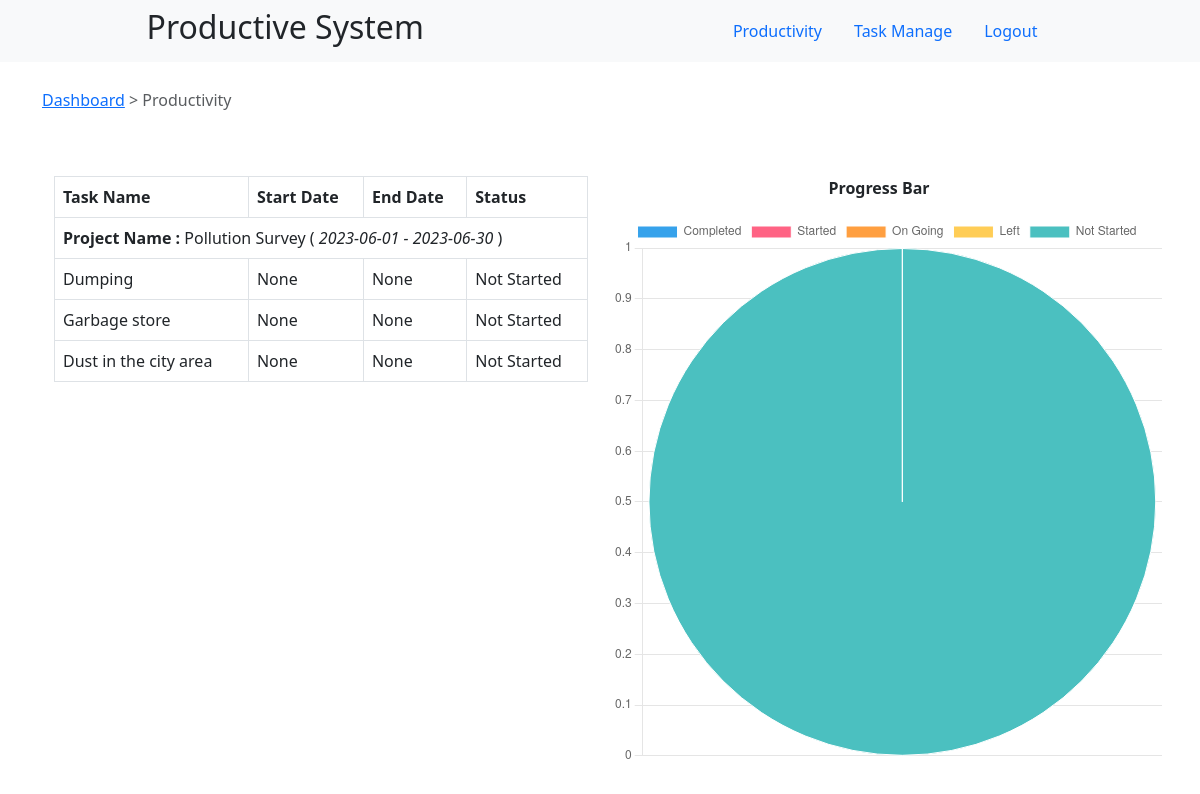
The page /dashboard/productivity/ (signed in) on the database its author committed.
### src/database/project.py (models this page shows, shortened)
class Project(db.Model):
    id              = db.Column(db.Integer, primary_key=True)
    project_name    = db.Column(db.String(120), nullable=False)
    short_desc      = db.Column(db.Text, nullable=True)
    start_date      = db.Column(db.String(40), nullable=True)
    end_date        = db.Column(db.String(40), nullable=True)
    status          = db.Column(db.Integer, default=0)
    task            = db.relationship(Task, backref="project")

### src/database/task.py (models this page shows, shortened)
class Task(db.Model):
    id              = db.Column(db.Integer, primary_key=True)
    user_id         = db.Column(db.Integer, db.ForeignKey('user.id'))
    project_id      = db.Column(db.Integer, db.ForeignKey('project.id'))
    task_name       = db.Column(db.String(120), nullable=False)
    short_desc      = db.Column(db.Text, nullable=True)
    start_date_time = db.Column(db.String, nullable=True)
    end_date_time   = db.Column(db.String, nullable=True)
    status          = db.Column(db.Integer, default=0)

### src/controllers/user_productivity_controller.py (the view)
    @app.route(url_prefix + '/productivity/')
    def productivity_detail():
        return view()

### src/controllers/user_productivity_controller.py (called while the page is built)
def productivity_page():
    @app.route(url_prefix + '/productivity/')
    def productivity_detail():
        return view()

### src/templates/productivity.html (shortened to what this page needs)
{%extends "layout.html"%}
{%block content%}
<div class="btn-group">
    <a href="{{ url_for('productivity_detail') }}">Dashboard </a> &nbsp;
    <span class="text-muted"> > Productivity</span>
</div>
<div class="container mt-5">
    <div class="row">
        <div class="col-12">
        </div>
        <div class="col-6">
            <table class="table table-bordered">
                <tr>
                    <th>Task Name</th>
                    <th>Start Date</th>
                    <th>End Date</th>
                    <th>Status</th>
                </tr>
                {% if (data|length) == 0 %}
                    <tr>
                        <td colspan="4" class="text-center">No Data Found</td>
                    </tr>
                {% else %}
                    {% for project in projects %}
                        <tr>
                            <td colspan="4">
                                <b>Project Name : </b>{{ project['project_name'] }} ( <i>{{ project['start_date'] }} - {{ project['end_date'] }}</i> )
                            </td>
                        </tr>
                        {% for r in data %}
                            {% if r['user_id'] == session['user_id'] %}
                                {% if project['id'] == r['project_id'] %}
                                    <tr>
                                        <td>{{ r['task_name'] }}</td>
                                        <td>{{ r['start_date_time'] }}</td>
                                        <td>{{ r['end_date_time'] }}</td>
                                        <td>
                                            {% if r['status'] == 0 %}
                                                Not Started
                                            {% elif r['status'] == 1 %}
                                                Started
                                            {% elif r['status'] == 2 %}
                                                On Going
                                            {% elif r['status'] == 3 %}
                                                Completed
                                            {% else %}
                                                Left
                                            {% endif %}
                                        </td>
                                    </tr>
                                {% endif %}
                            {% endif %}
                        {% endfor %}
                    {% endfor %}
                {% endif %}
            </table>
        </div>
        <div class="col-6">
            <p class="text-center"><b>Progress Bar</b></p>
            <canvas id="completed_incompleted" width="550px" height="300px"></canvas>
        </div>
    </div>
</div>
<script>
    const ctx = document.getElementById('completed_incompleted');
    let json_data = JSON.parse( {{ testObj | tojson }} );
    // alert([json_data]);
    new Chart(ctx, {
        type: 'pie',
        data: {
        labels: ['Completed', 'Started', 'On Going', 'Left', 'Not Started'],
        datasets: [{
            label: '# of task',
            data: [ {{completed | count}}, {{started | count}}, {{ongoing | count}}, {{left | count}}, {{notstarted | count}} ],
            borderWidth: 1
        }]
        },
        options: {
        scales: {
            y: {
            beginAtZero: true
            }
        }
        }
    });
</script>
{%endblock%}

### src/static/css/main.css (style rules this page uses)
* { margin: auto; padding: 0; }

### rows shown on the page
Project: project_name "Pollution Survey", start_date "2023-06-01", end_date "2023-06-30"
Task: task_name "Dumping", start_date_time "None", end_date_time "None", status "Not Started"
Task: task_name "Garbage store", start_date_time "None", end_date_time "None", status "Not Started"
Task: task_name "Dust in the city area", start_date_time "None", end_date_time "None", status "Not Started"

### other values the page prints
chart data {{ completed | count }} 0
chart data {{ started | count }} 0
chart data {{ ongoing | count }} 0
